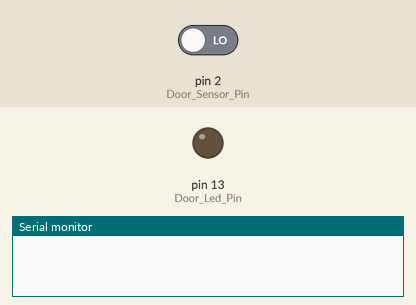
The sketch below on a simulated Arduino Uno, built with avr-gcc and run on an emulated ATmega328P. Parts: output pins drawn as LEDs (lit = HIGH), the last lines printed to the serial monitor. The inputs (shaded band) are chosen by the test bench; at power-on: pin 2 (Door_Sensor_Pin) LOW. Sleep ends after the set time or at an interrupt.

Above: at 1.2 s.
1.3 s: pin 2 (Door_Sensor_Pin) driven HIGH
2.8 s: pin 2 (Door_Sensor_Pin) driven LOW
At 3.9 s:
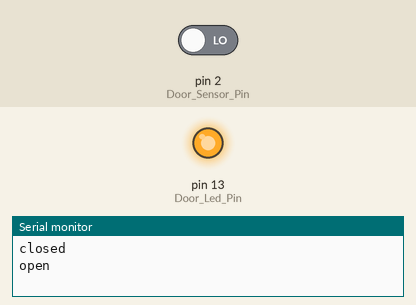
Timing chart, 0 to 5.8 s (numbered marks = the images above; inputs shaded):
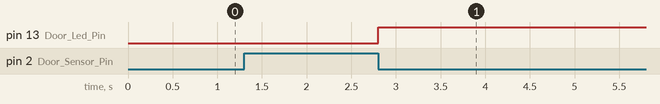

The sketch:

sketch_door_sensor.ino
```cpp
#include <avr/sleep.h>

int Door_Led_Pin = 13;   // choose the pin for the LED
int Door_Sensor_Pin = 2; // choose the Door_Sensor_Pin
int val = 0;             // variable for reading the Door_Sensor_Pin status

void setup() {
  pinMode(Door_Led_Pin, OUTPUT);    // declare Door_Led_Pin as output
  pinMode(Door_Sensor_Pin, INPUT);  // declare Door_Sensor_Pin as input
  attachInterrupt(0, transmitDoorState, CHANGE);
  Serial.begin(9600);
}

void transmitDoorState() {
  int door = digitalRead(Door_Sensor_Pin);  // read Door_Sensor_Pin

  // If Door_Sensor N.C. (no with magnet) -> HIGH : Door is open / LOW : Door is closed
  // If Door_Sensor N.0. (nc with magnet) -> HIGH : Door is closed / LOW : Door is open [This will be our case in AHA Project]
  if (door == HIGH) {
    digitalWrite(Door_Led_Pin, LOW);  //Set Door_Led low
    Serial.println("closed");
  } else {
    digitalWrite(Door_Led_Pin, HIGH);  //Set Door_Led high
    Serial.println("open");
  }

  delay(100);
}

void loop(){
  set_sleep_mode(SLEEP_MODE_IDLE);
  sleep_enable();
  sleep_mode();
}
```

Measured:
- after the input at 2.8 s, pin 13 (Door_Led_Pin): LOW → HIGH at once
